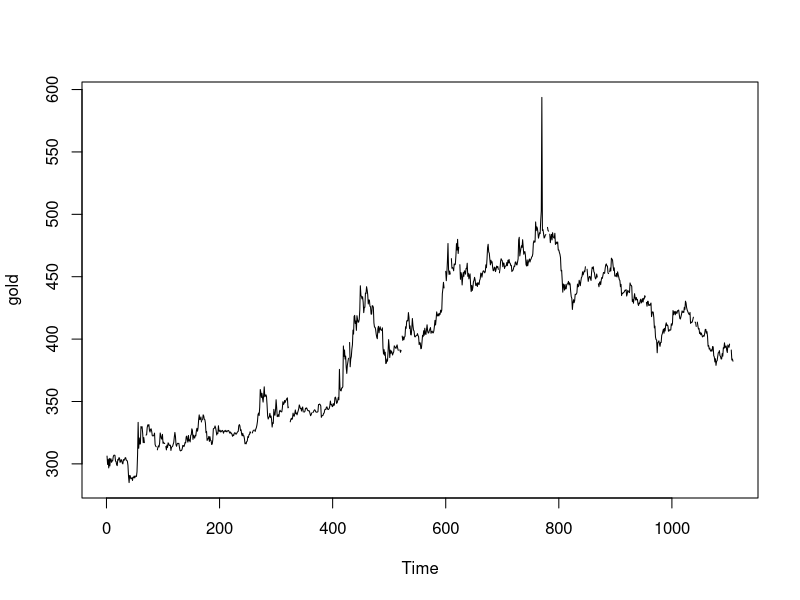
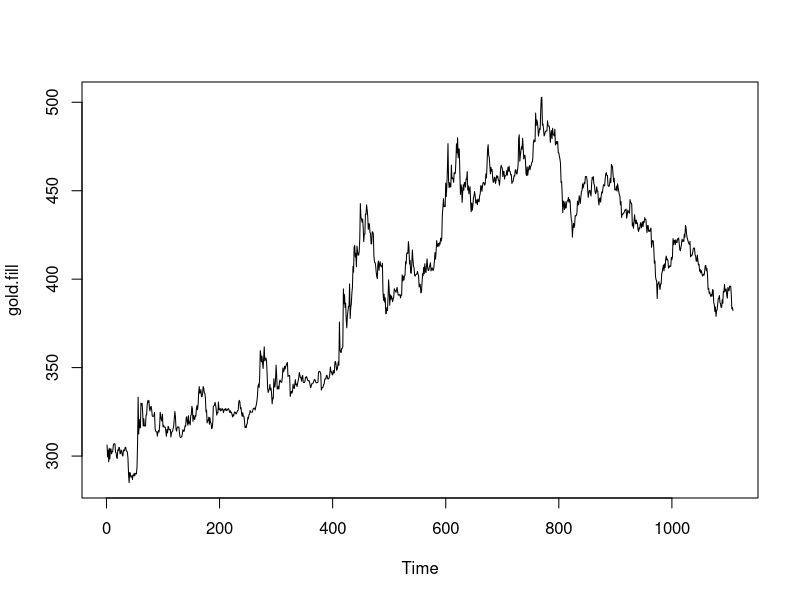
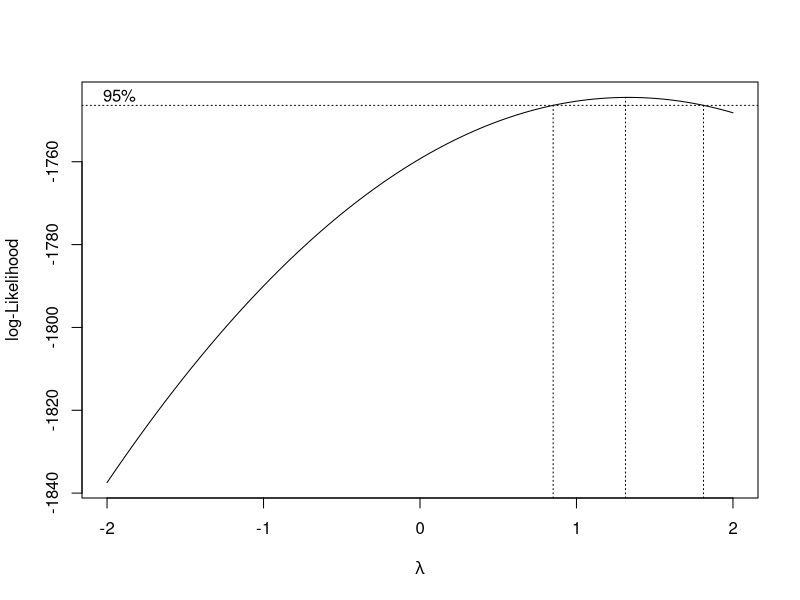
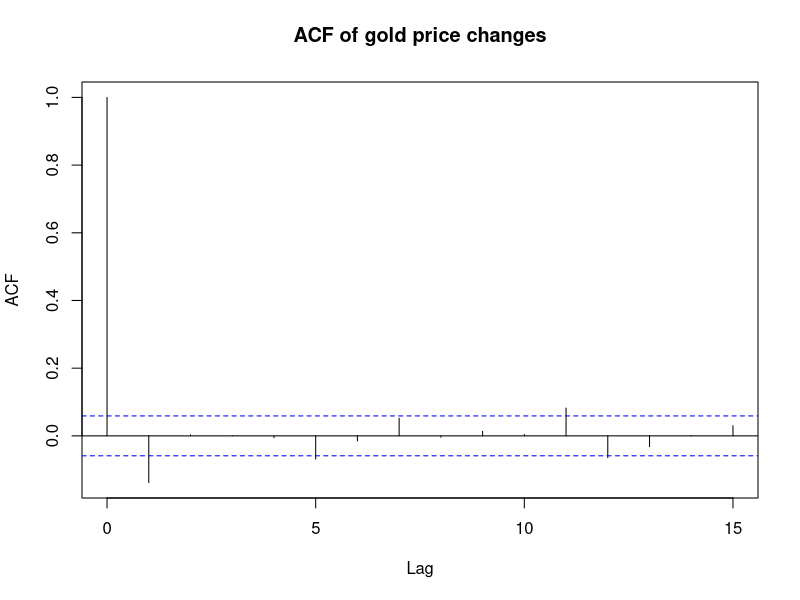
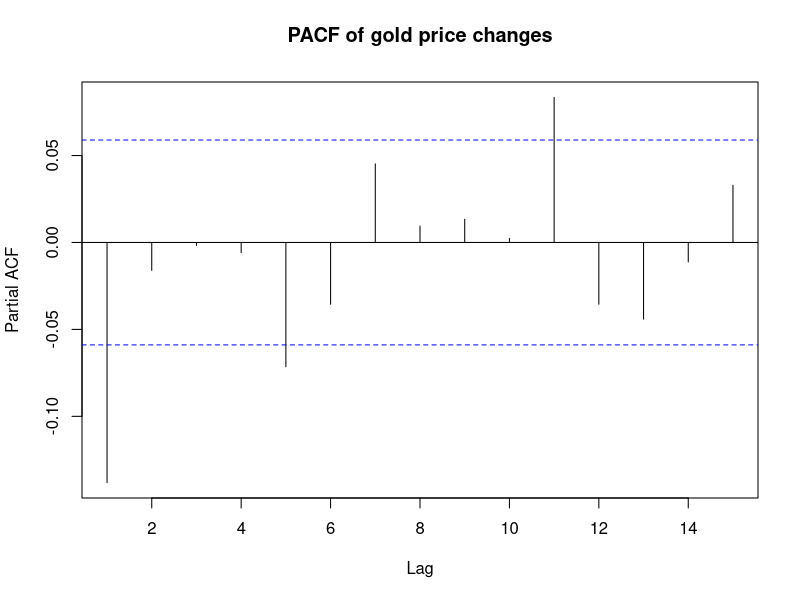
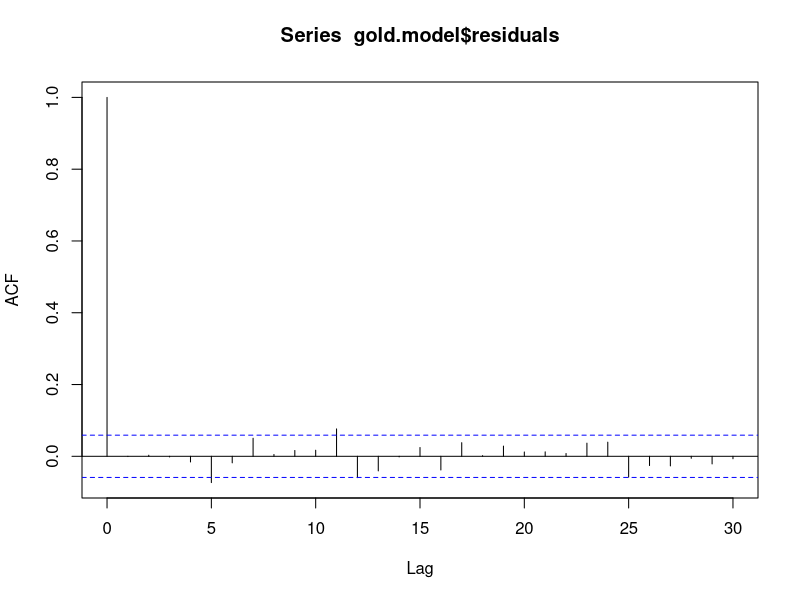
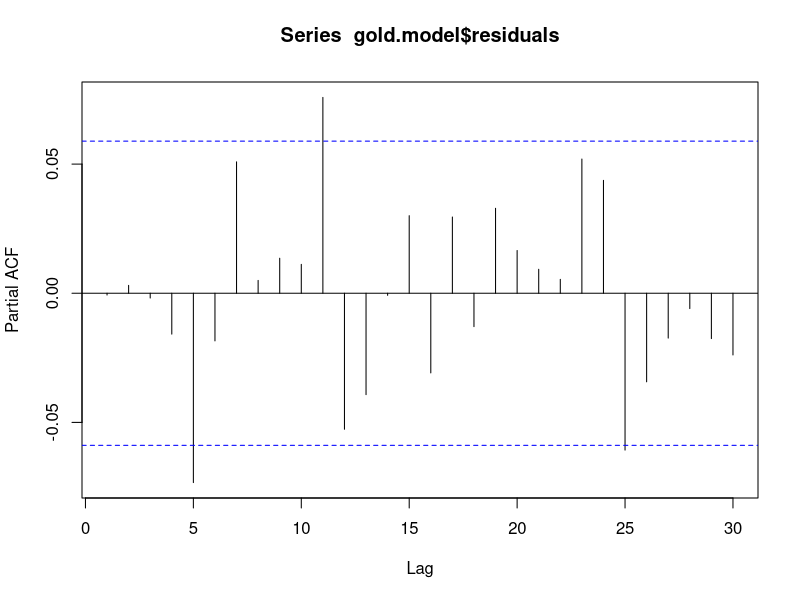
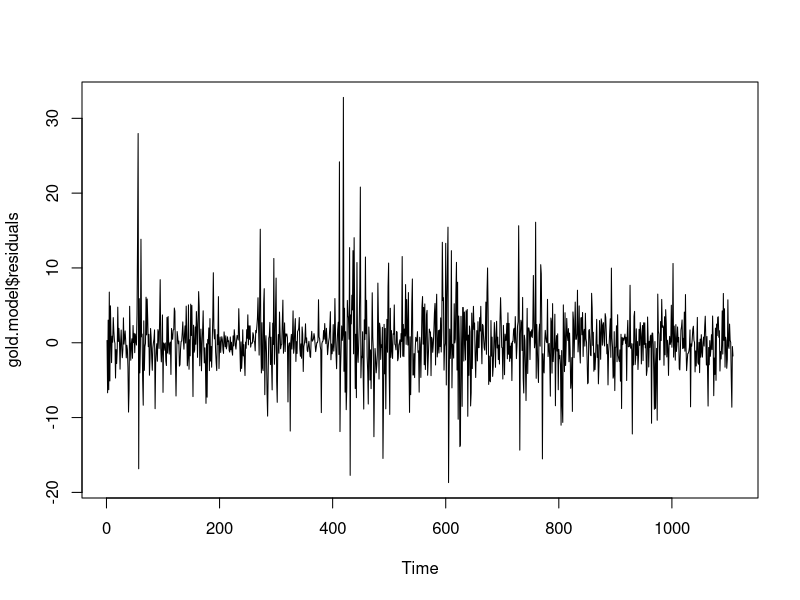

Recreate these plots in R, in order.
## ---- chunk 1
#| output: false
library(forecast)
library(zoo)
library(MASS)
library(tseries)
library(lmtest)
## ---- chunk 2
help(gold)
plot(gold)
summary(gold)
## ---- chunk 3
gold.fill <- na.locf(gold)
gold[61:70]
gold.fill[61:70]
## ---- chunk 4
#which observations are we seeing?
gold.fill[gold.fill>500]
#which index values are they?
(1:length(gold.fill))[gold.fill>500]
#about when does this take place?
as.Date('1985-01-01') + 769*(7/5)
#how big are the changes?
diff(gold.fill)[769:770]
#what are the largest daily changes before and after this?
range(diff(gold.fill)[1:768])
range(diff(gold.fill)[-1:-770])
## ---- chunk 5
gold.fill[770] <- gold.fill[769]
plot(gold.fill)
## ---- chunk 6
boxcox(gold.fill~1)
## ---- chunk 7
#testing the original series: 'TRUE' suggests stationarity
suppressWarnings(adf.test(gold.fill)$p.value < 0.05)
suppressWarnings(kpss.test(gold.fill)$p.value > 0.05)

#testing the first differences: 'TRUE' suggests stationarity
suppressWarnings(adf.test(diff(gold.fill))$p.value < 0.05)
suppressWarnings(kpss.test(diff(gold.fill))$p.value > 0.05)
## ---- chunk 8
acf(diff(gold.fill),lag.max=15,main='ACF of gold price changes')
pacf(diff(gold.fill),lag.max=15,main='PACF of gold price changes')
## ---- chunk 9
auto.arima(gold.fill,d=1,seasonal=FALSE,max.p=4,max.q=4,
           stepwise=FALSE,approximation=FALSE)
## ---- chunk 10
c(ARIMA011=arima(gold.fill,order=c(0,1,1))$aic,
  ARIMA110=arima(gold.fill,order=c(1,1,0))$aic,
  ARIMA111=arima(gold.fill,order=c(1,1,1))$aic,
  ARIMA0101=arima(gold.fill,order=c(0,1,0))$aic)
## ---- chunk 11
gold.model <- arima(gold.fill,order=c(0,1,1),include.mean=FALSE)
forecast(gold.model,h=1)
predict(gold.model,n.ahead=1)
## ---- chunk 12
#check for normality of the estimated innovations
#  (note, only affects standard errors, not main findings)
shapiro.test(gold.model$residuals)
ks.test(gold.model$residuals,pnorm,sd=sd(gold.model$residuals))

#check for lingering autocorrelation in the estimated innovations
dwtest(gold.model$residuals~1)
Box.test(gold.model$residuals,fitdf=1,type='Ljung-Box')
acf(gold.model$residuals)
pacf(gold.model$residuals)

#check for stationarity of the estimated innovations
suppressWarnings(adf.test(gold.model$residuals))
suppressWarnings(kpss.test(gold.model$residuals))

plot(gold.model$residuals)
hist(gold.model$residuals)
